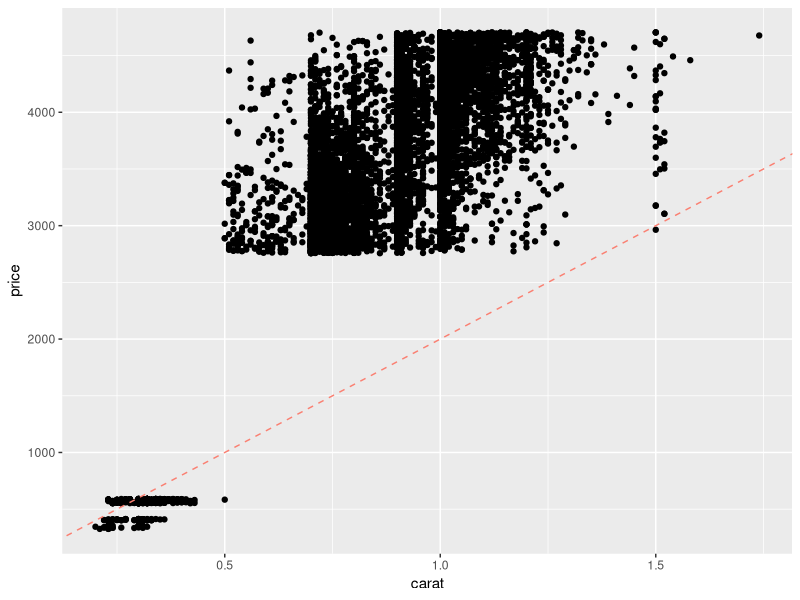
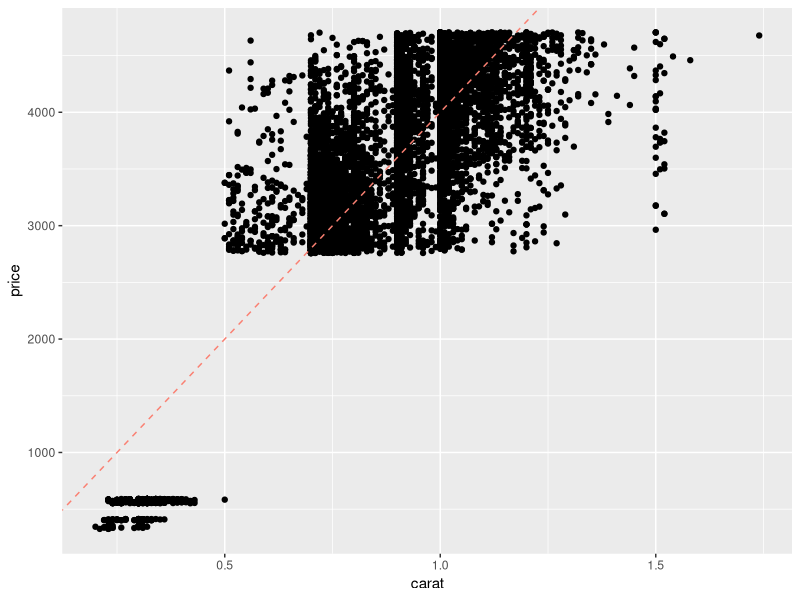
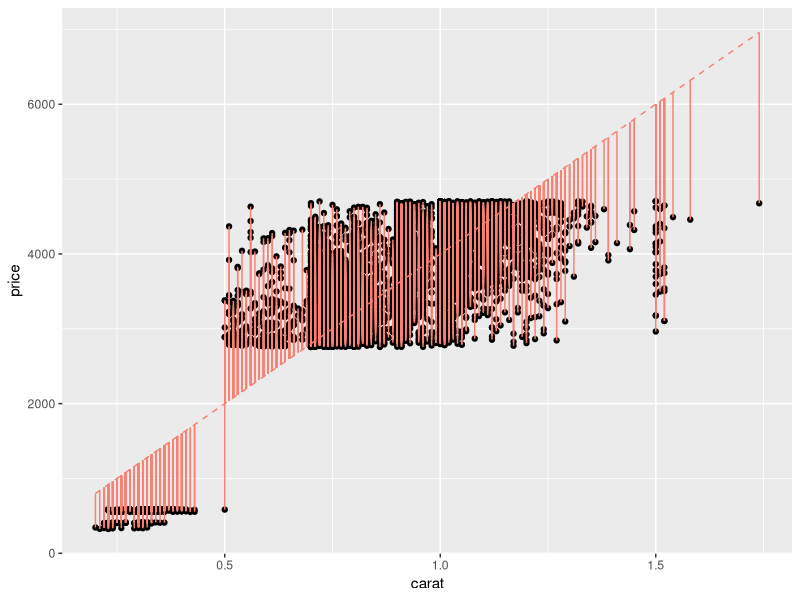
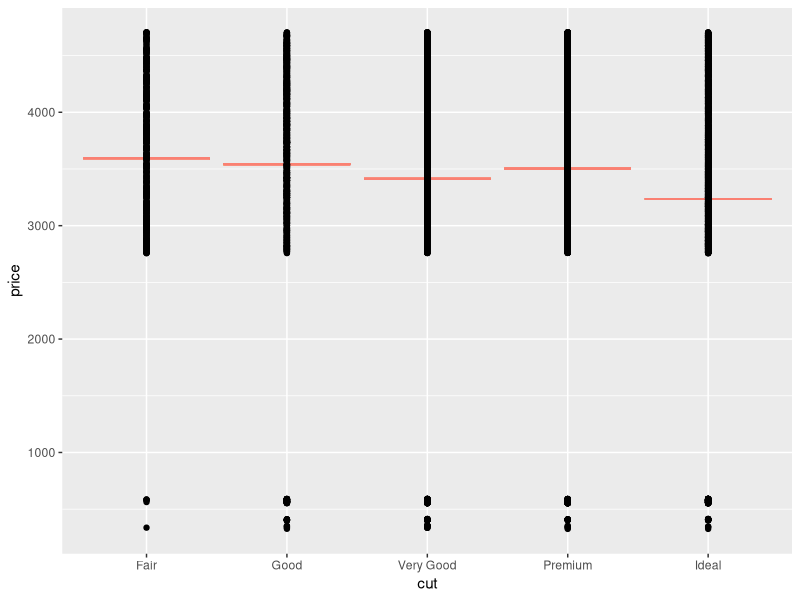
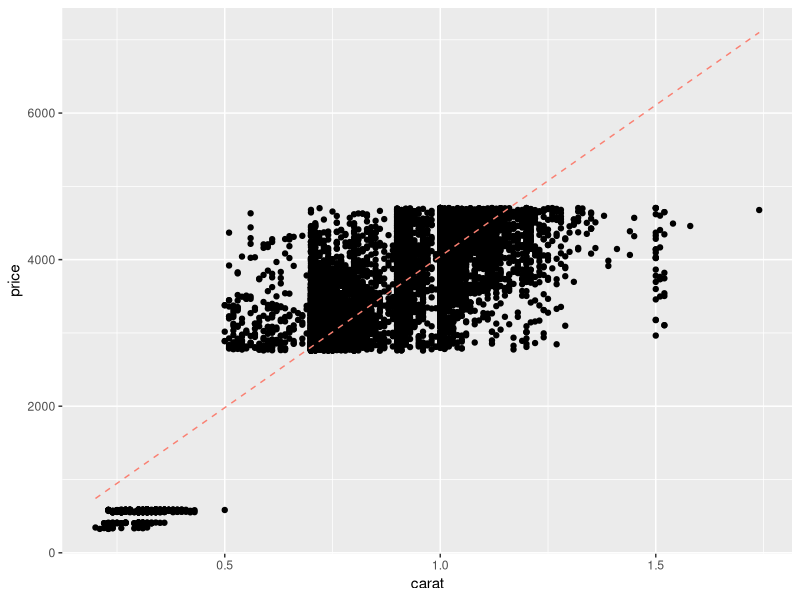
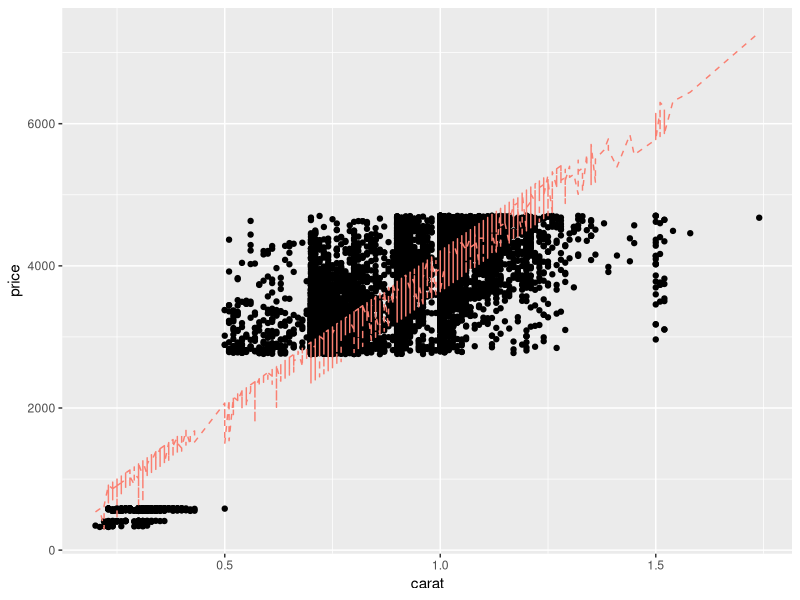
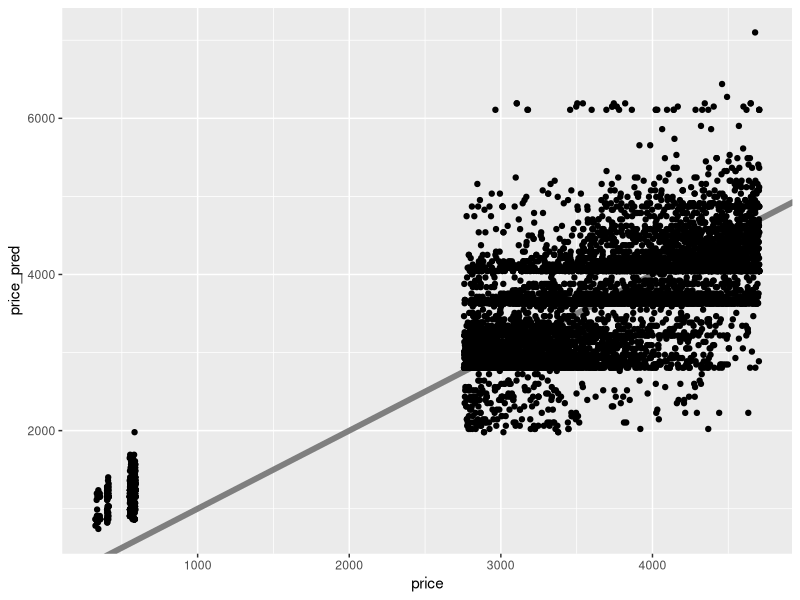
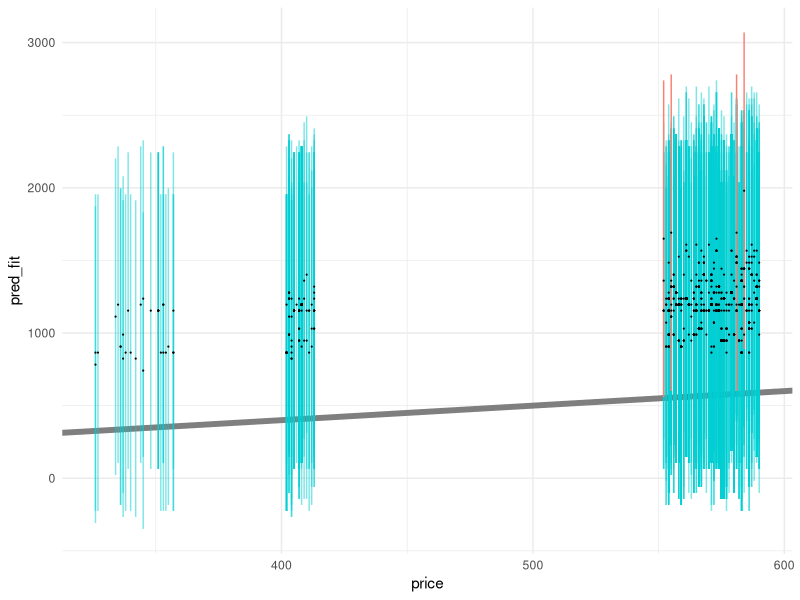

The R source for these figures, in order:
## ---- chunk 1
library(tidyverse)
library(modelr)
library(broom)

## NOTE: No need to edit this chunk
set.seed(101)

## Select training data
df_train <-
  diamonds %>%
  slice(1:1e4)

## Select test data
df_test <-
  diamonds %>%
  slice((1e4 + 1):2e4)
## ---- chunk 2
## Set model parameter values [theta]
slope <- 1000 / 0.5 # Eyeball: $1000 / (1/2) carat
intercept <- 0

## Represent model as an `abline`
df_train %>%

  ggplot(aes(carat, price)) +
  geom_point() +
  geom_abline(
    slope = slope,
    intercept = intercept,
    linetype = 2,
    color = "salmon"
  )
## ---- chunk 3
## Set model parameter values [theta]
slope <- 2000 / 0.5 # Adjusted by factor of 2
intercept <- 0

## Represent model as an `abline`
df_train %>%

  ggplot(aes(carat, price)) +
  geom_point() +
  geom_abline(
    slope = slope,
    intercept = intercept,
    linetype = 2,
    color = "salmon"
  )
## ---- chunk 4
## Set model parameter values [theta]
slope <- 2000 / 0.5
intercept <- 0

## Compute predicted values
df_train %>%
  mutate(price_pred = slope * carat + intercept) %>%

  ## Visualize *residuals* as vertical bars
  ggplot(aes(carat, price)) +
  geom_point() +
  geom_segment(
    aes(xend = carat, yend = price_pred),
    color = "salmon"
  ) +
  geom_line(
    aes(y = price_pred),
    linetype = 2,
    color = "salmon"
  )
## ---- chunk 5
## Fit model
fit_carat <-
  df_train %>%
  lm(
    data = .,               # Data for fit
    formula = price ~ carat # Formula for fit
  )

fit_carat %>% tidy()
## ---- chunk 6
# task-begin
## Fit a model with carat and cut as predictors
fit_q1 <- NA
# task-end
# solution-begin
fit_q1 <-
  df_train %>%
  lm(
    data = .,
    formula = price ~ carat + cut
  )
# solution-end

fit_q1 %>% tidy()
## ---- chunk 7
## NOTE: No need to edit; just run and inspect
fit_cut <-
  lm(
    data = df_train,
    formula = price ~ cut
  )

df_train %>%
  add_predictions(fit_cut, var = "price_pred") %>%
  ggplot(aes(cut)) +
  geom_errorbar(aes(ymin = price_pred, ymax = price_pred), color = "salmon") +
  geom_point(aes(y = price))
## ---- chunk 8
## Compute predicted values
df_train %>%
  add_predictions(
    model = fit_carat,
    var = "price_pred"
  ) %>%

  ggplot(aes(carat, price)) +
  geom_point() +
  geom_line(
    aes(y = price_pred),
    linetype = 2,
    color = "salmon"
  )
## ---- chunk 9
# task-begin
## TASK: Create a visual of price_pred vs carat using your model fit_q1
# task-end
# solution-begin
df_train %>%
  add_predictions(
    model = fit_q1,
    var = "price_pred"
  ) %>%

  ggplot(aes(carat, price)) +
  geom_point() +
  geom_line(
    aes(y = price_pred),
    linetype = 2,
    color = "salmon"
  )
# solution-end
## ---- chunk 10
## Compute metrics
mse(fit_carat, df_train)
rsquare(fit_carat, df_train)
## ---- chunk 11
# solution-begin
mse(fit_q1, df_train)
rsquare(fit_q1, df_train)
# solution-end
## ---- chunk 12
## NOTE: No need to change this
## predicted vs actual
df_train %>%
  add_predictions(
    model = fit_carat,
    var = "price_pred"
  ) %>%

  ggplot(aes(price, price_pred)) +
  geom_abline(slope = 1, intercept = 0, color = "grey50", size = 2) +
  geom_point()
## ---- chunk 13
# task-begin
## TASK: Fit a model on carat, cut, color, and clarity
fit_4c <- NA
# task-end
# solution-begin
fit_4c <-
  df_train %>%
  lm(
    data = .,
    formula = price ~ carat + cut + color + clarity
  )
# solution-end

rsquare(fit_q1, df_train)
rsquare(fit_4c, df_train)
## ---- chunk 14
## NOTE: No need to edit this chunk
## Helper function to compute uncertainty bounds
add_uncertainties <- function(data, model, prefix = "pred", ...) {
  df_fit <-
    stats::predict(model, data, ...) %>%
    as_tibble() %>%
    rename_with(~ str_c(prefix, "_", .))

  bind_cols(data, df_fit)
}

## Generate predictions with uncertainties
df_pred_uq <-
  df_train %>%
  add_uncertainties(
    model = fit_carat,
    prefix = "pred",
    interval = "prediction",
    level = 0.95
  )

df_pred_uq %>% glimpse()
## ---- chunk 15
## NOTE: No need to edit this chunk
# Visualize
df_pred_uq %>%
  filter(price < 1000) %>%

  ggplot(aes(price)) +
  geom_abline(slope = 1, intercept = 0, size = 2, color = "grey50") +
  geom_errorbar(
    data = . %>% filter(pred_lwr <= price & price <= pred_upr),
    aes(ymin = pred_lwr, ymax = pred_upr),
    width = 0,
    size = 0.5,
    alpha = 1 / 2,
    color = "darkturquoise"
  ) +
  geom_errorbar(
    data = . %>% filter(price < pred_lwr | pred_upr < price),
    aes(ymin = pred_lwr, ymax = pred_upr),
    width = 0,
    size = 0.5,
    color = "salmon"
  ) +
  geom_point(aes(y = pred_fit), size = 0.1) +
  theme_minimal()
## ---- chunk 16
## NOTE: No need to edit this chunk
# Compute empirical coverage
df_pred_uq %>%
  summarize(coverage = mean(pred_lwr <= price & price <= pred_upr))
## ---- chunk 17
# task-begin
## TODO: Compute prediction intervals for each prediction with fit_4c
df_q6 <- NA
# task-end
# solution-begin
df_q6 <-
  df_train %>%
  add_uncertainties(
    model = fit_4c,
    prefix = "pred",
    interval = "prediction",
    level = 0.95
  )
# solution-end

## NOTE: No need to edit code below
# Compute empirical coverage
df_q6 %>%
  summarize(coverage = mean(pred_lwr <= price & price <= pred_upr))

# Visualize
df_q6 %>%
  ggplot(aes(price)) +
  geom_abline(slope = 1, intercept = 0, size = 2, color = "grey50") +
  geom_errorbar(
    data = . %>% filter(pred_lwr <= price & price <= pred_upr),
    aes(ymin = pred_lwr, ymax = pred_upr),
    width = 0,
    size = 0.1,
    alpha = 1 / 5,
    color = "darkturquoise"
  ) +
  geom_errorbar(
    data = . %>% filter(price < pred_lwr | pred_upr < price),
    aes(ymin = pred_lwr, ymax = pred_upr),
    width = 0,
    size = 0.1,
    color = "salmon"
  ) +
  geom_point(aes(y = pred_fit), size = 0.1) +
  theme_minimal()
## ---- chunk 18
## NOTE: No need to edit this chunk
rsquare(fit_4c, df_train)
rsquare(fit_4c, df_test)
